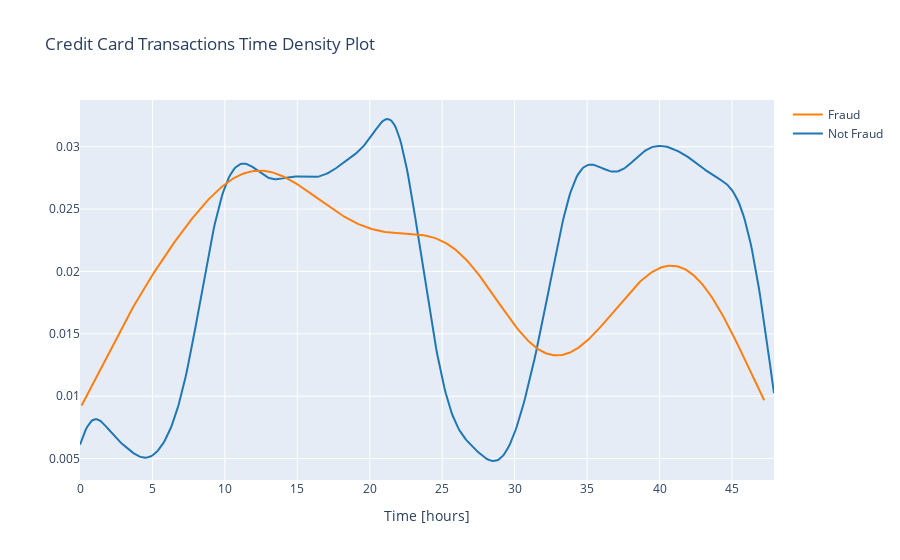

The code cell stored with this chart in its notebook:
### Code cell
class0 = data.loc[data['Class'] == 0]["Time"]/3600.0
class1 = data.loc[data['Class'] == 1]["Time"]/3600.0

hist_data = [class0, class1]
group_labels = ['Not Fraud', 'Fraud']

fig = ff.create_distplot(hist_data, group_labels, show_hist=False, show_rug=False)
fig['layout'].update(title='Credit Card Transactions Time Density Plot', xaxis=dict(title='Time [hours]'))
iplot(fig, filename='dist_only')

### Figure 1 — Plotly figure (JSON) as saved in the notebook; plotly's stock layout.template omitted (floating-point values rounded to 4 significant figures; data arrays with more than 128 entries replaced by an {"elided": "..."} marker saying what was removed)
{"data": [{"legendgroup": "Not Fraud", "marker": {"color": "rgb(31, 119, 180)"}, "mode": "lines", "name": "Not Fraud", "showlegend": true, "type": "scatter", "x": {"elided": "500 float values"}, "xaxis": "x", "y": {"elided": "500 float values"}, "yaxis": "y"}, {"legendgroup": "Fraud", "marker": {"color": "rgb(255, 127, 14)"}, "mode": "lines", "name": "Fraud", "showlegend": true, "type": "scatter", "x": {"elided": "500 float values"}, "xaxis": "x", "y": {"elided": "500 float values"}, "yaxis": "y"}], "layout": {"barmode": "overlay", "hovermode": "closest", "legend": {"traceorder": "reversed"}, "title": {"text": "Credit Card Transactions Time Density Plot"}, "xaxis": {"anchor": "y2", "domain": [0, 1], "title": {"text": "Time [hours]"}, "zeroline": false}, "yaxis": {"anchor": "free", "domain": [0, 1], "position": 0}}}
